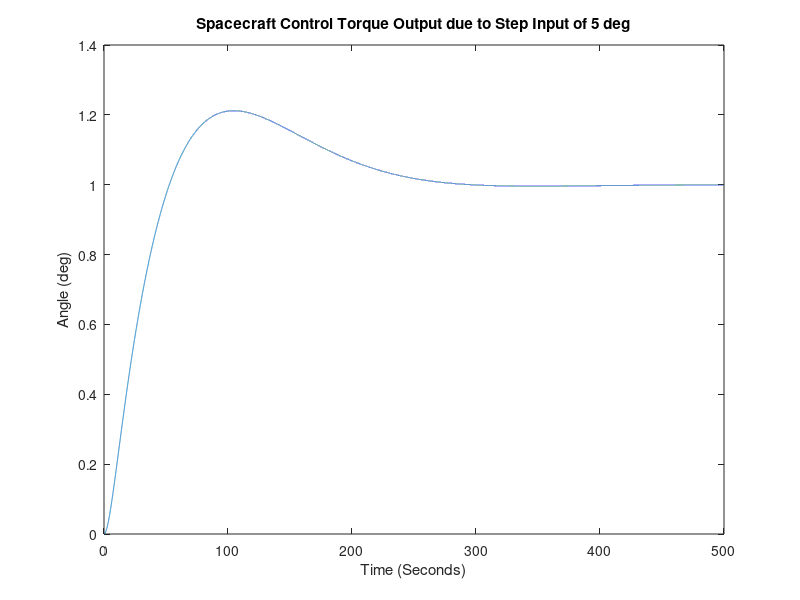

Reproduce this figure in MATLAB.
numk = [240 3];
denk = [80 20];
sysk = tf(numk, denk)

numg = [1];
demg = [400 0 0];
sysg = tf(numg, demg)

sysf = series(sysg, sysk);
sys2 = feedback(sysf, 1);

t = 0:0.01:500;
y = step(sys2, t);
plot(t,y)
xlabel('Time (Seconds)')
ylabel('Angle (deg)')
title('Spacecraft Control Torque Output due to Step Input of 5 deg')
